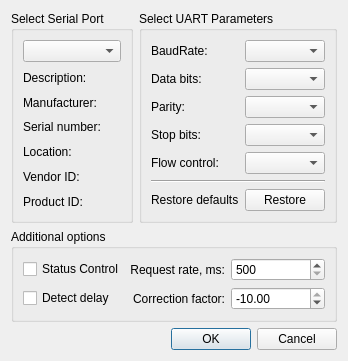
<?xml version="1.0" encoding="UTF-8"?>
<ui version="4.0">
 <class>SettingsDialog</class>
 <widget class="QDialog" name="SettingsDialog">
  <property name="windowTitle">
   <string>Serial Port Settings</string>
  </property>
  <property name="windowIcon">
   <iconset resource="synchrotime.qrc">
    <normaloff>:/images/settings.png</normaloff>:/images/settings.png</iconset>
  </property>
  <layout class="QGridLayout" name="gridLayout_0">
   <item row="0" column="1">
    <widget class="QGroupBox" name="parametersBox">
     <property name="title">
      <string>Select UART Parameters</string>
     </property>
     <layout class="QGridLayout" name="gridLayout_2">
      <item row="4" column="1">
       <widget class="QComboBox" name="flowControlBox"/>
      </item>
      <item row="3" column="1">
       <widget class="QComboBox" name="stopBitsBox"/>
      </item>
      <item row="2" column="0">
       <widget class="QLabel" name="parityLabel">
        <property name="text">
         <string>Parity:</string>
        </property>
       </widget>
      </item>
      <item row="4" column="0">
       <widget class="QLabel" name="flowControlLabel">
        <property name="text">
         <string>Flow control:</string>
        </property>
       </widget>
      </item>
      <item row="7" column="0">
       <widget class="QLabel" name="resetLabel">
        <property name="text">
         <string>Restore defaults</string>
        </property>
       </widget>
      </item>
      <item row="6" column="0" colspan="2">
       <widget class="Line" name="line">
        <property name="orientation">
         <enum>Qt::Horizontal</enum>
        </property>
       </widget>
      </item>
      <item row="0" column="1">
       <widget class="QComboBox" name="baudRateBox"/>
      </item>
      <item row="7" column="1">
       <widget class="QPushButton" name="resetButton">
        <property name="text">
         <string>Restore</string>
        </property>
       </widget>
      </item>
      <item row="1" column="0">
       <widget class="QLabel" name="dataBitsLabel">
        <property name="text">
         <string>Data bits:</string>
        </property>
       </widget>
      </item>
      <item row="1" column="1">
       <widget class="QComboBox" name="dataBitsBox"/>
      </item>
      <item row="0" column="0">
       <widget class="QLabel" name="baudRateLabel">
        <property name="text">
         <string>BaudRate:</string>
        </property>
       </widget>
      </item>
      <item row="3" column="0">
       <widget class="QLabel" name="stopBitsLabel">
        <property name="text">
         <string>Stop bits:</string>
        </property>
       </widget>
      </item>
      <item row="2" column="1">
       <widget class="QComboBox" name="parityBox"/>
      </item>
     </layout>
    </widget>
   </item>
   <item row="2" column="0" colspan="2">
    <widget class="QGroupBox" name="additionalOptionsGroupBox">
     <property name="title">
      <string>Additional options</string>
     </property>
     <layout class="QGridLayout" name="gridLayout_3">
      <item row="0" column="1">
       <widget class="QLabel" name="requestRateLabel">
        <property name="text">
         <string>Request rate, ms:</string>
        </property>
        <property name="alignment">
         <set>Qt::AlignRight|Qt::AlignTrailing|Qt::AlignVCenter</set>
        </property>
       </widget>
      </item>
      <item row="0" column="3">
       <widget class="QSpinBox" name="requestRateSpinBox">
        <property name="minimum">
         <number>500</number>
        </property>
        <property name="maximum">
         <number>10000</number>
        </property>
        <property name="singleStep">
         <number>100</number>
        </property>
       </widget>
      </item>
      <item row="1" column="0">
       <widget class="QCheckBox" name="detectDelayCheckBox">
        <property name="text">
         <string>Detect delay</string>
        </property>
       </widget>
      </item>
      <item row="0" column="0">
       <widget class="QCheckBox" name="statusControlCheckBox">
        <property name="text">
         <string>Status Control</string>
        </property>
       </widget>
      </item>
      <item row="1" column="3">
       <widget class="QDoubleSpinBox" name="factorDoubleSpinBox">
        <property name="toolTip">
         <string>Correction factor between frequency deviation and Aging register value.</string>
        </property>
        <property name="minimum">
         <double>-16.000000000000000</double>
        </property>
        <property name="maximum">
         <double>-10.000000000000000</double>
        </property>
        <property name="singleStep">
         <double>0.100000000000000</double>
        </property>
       </widget>
      </item>
      <item row="1" column="1">
       <widget class="QLabel" name="faktorLabel">
        <property name="text">
         <string>Correction factor:</string>
        </property>
        <property name="alignment">
         <set>Qt::AlignRight|Qt::AlignTrailing|Qt::AlignVCenter</set>
        </property>
       </widget>
      </item>
     </layout>
    </widget>
   </item>
   <item row="3" column="0" colspan="2">
    <layout class="QHBoxLayout" name="horizontalLayout">
     <item>
      <widget class="QDialogButtonBox" name="buttonBox">
       <property name="standardButtons">
        <set>QDialogButtonBox::Cancel|QDialogButtonBox::Ok</set>
       </property>
      </widget>
     </item>
    </layout>
   </item>
   <item row="0" column="0">
    <widget class="QGroupBox" name="selectBox">
     <property name="title">
      <string>Select Serial Port</string>
     </property>
     <layout class="QGridLayout" name="gridLayout_1">
      <item row="0" column="0">
       <widget class="QComboBox" name="serialPortInfoListBox"/>
      </item>
      <item row="1" column="0">
       <widget class="QLabel" name="descriptionLabel">
        <property name="text">
         <string>Description:</string>
        </property>
       </widget>
      </item>
      <item row="2" column="0">
       <widget class="QLabel" name="manufacturerLabel">
        <property name="text">
         <string>Manufacturer:</string>
        </property>
       </widget>
      </item>
      <item row="3" column="0">
       <widget class="QLabel" name="serialNumberLabel">
        <property name="text">
         <string>Serial number:</string>
        </property>
       </widget>
      </item>
      <item row="4" column="0">
       <widget class="QLabel" name="locationLabel">
        <property name="text">
         <string>Location:</string>
        </property>
       </widget>
      </item>
      <item row="5" column="0">
       <widget class="QLabel" name="vidLabel">
        <property name="text">
         <string>Vendor ID:</string>
        </property>
       </widget>
      </item>
      <item row="6" column="0">
       <widget class="QLabel" name="pidLabel">
        <property name="text">
         <string>Product ID:</string>
        </property>
       </widget>
      </item>
     </layout>
    </widget>
   </item>
  </layout>
 </widget>
 <resources>
  <include location="synchrotime.qrc"/>
 </resources>
 <connections/>
</ui>
